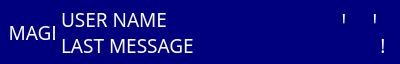
<?xml version="1.0" encoding="UTF-8"?>
<ui version="4.0">
 <class>window</class>
 <widget class="QMainWindow" name="window">
  <property name="enabled">
   <bool>true</bool>
  </property>
  <property name="geometry">
   <rect>
    <x>0</x>
    <y>0</y>
    <width>400</width>
    <height>62</height>
   </rect>
  </property>
  <property name="windowTitle">
   <string>window</string>
  </property>
  <widget class="QWidget" name="centralwidget">
   <property name="font">
    <font>
     <family>Cascadia Mono</family>
     <pointsize>14</pointsize>
     <italic>false</italic>
     <bold>false</bold>
    </font>
   </property>
   <property name="cursor">
    <cursorShape>PointingHandCursor</cursorShape>
   </property>
   <property name="styleSheet">
    <string notr="true">QWidget
{
	color: rgb(255, 255, 255);
	background-color: rgb(0, 0, 127);
}

QWidget:focus
{
	background-color: rgb(0, 0, 169);
}

QWidget:hover
{
	background-color: rgb(85, 0, 255);
}</string>
   </property>
   <layout class="QVBoxLayout" name="verticalLayout_2">
    <item>
     <layout class="QHBoxLayout" name="horizontalLayout_3">
      <item>
       <widget class="QLabel" name="Avatar">
        <property name="sizePolicy">
         <sizepolicy hsizetype="Fixed" vsizetype="Fixed">
          <horstretch>0</horstretch>
          <verstretch>0</verstretch>
         </sizepolicy>
        </property>
        <property name="minimumSize">
         <size>
          <width>46</width>
          <height>46</height>
         </size>
        </property>
        <property name="maximumSize">
         <size>
          <width>46</width>
          <height>46</height>
         </size>
        </property>
        <property name="styleSheet">
         <string notr="true">QLabel
{
	background-color: rgba(255, 255, 255, 0);
}
</string>
        </property>
        <property name="text">
         <string>IMAGE</string>
        </property>
        <property name="alignment">
         <set>Qt::AlignmentFlag::AlignCenter</set>
        </property>
       </widget>
      </item>
      <item>
       <layout class="QVBoxLayout" name="verticalLayout">
        <item>
         <layout class="QHBoxLayout" name="horizontalLayout_2">
          <item>
           <widget class="QLabel" name="UserName">
            <property name="sizePolicy">
             <sizepolicy hsizetype="Preferred" vsizetype="Fixed">
              <horstretch>0</horstretch>
              <verstretch>0</verstretch>
             </sizepolicy>
            </property>
            <property name="minimumSize">
             <size>
              <width>0</width>
              <height>16</height>
             </size>
            </property>
            <property name="maximumSize">
             <size>
              <width>16777215</width>
              <height>16</height>
             </size>
            </property>
            <property name="styleSheet">
             <string notr="true">QLabel
{
	background-color: rgba(255, 255, 255, 0);
}
</string>
            </property>
            <property name="text">
             <string>USER NAME</string>
            </property>
            <property name="alignment">
             <set>Qt::AlignmentFlag::AlignLeading|Qt::AlignmentFlag::AlignLeft|Qt::AlignmentFlag::AlignVCenter</set>
            </property>
           </widget>
          </item>
          <item>
           <spacer name="horizontalSpacer_2">
            <property name="orientation">
             <enum>Qt::Orientation::Horizontal</enum>
            </property>
            <property name="sizeHint" stdset="0">
             <size>
              <width>40</width>
              <height>20</height>
             </size>
            </property>
           </spacer>
          </item>
          <item>
           <widget class="QLabel" name="ReadStatys">
            <property name="sizePolicy">
             <sizepolicy hsizetype="Fixed" vsizetype="Fixed">
              <horstretch>0</horstretch>
              <verstretch>0</verstretch>
             </sizepolicy>
            </property>
            <property name="minimumSize">
             <size>
              <width>18</width>
              <height>10</height>
             </size>
            </property>
            <property name="maximumSize">
             <size>
              <width>18</width>
              <height>10</height>
             </size>
            </property>
            <property name="styleSheet">
             <string notr="true">QLabel
{
	background-color: rgba(255, 255, 255, 0);
}
</string>
            </property>
            <property name="text">
             <string>!</string>
            </property>
            <property name="alignment">
             <set>Qt::AlignmentFlag::AlignCenter</set>
            </property>
           </widget>
          </item>
          <item>
           <widget class="QLabel" name="DialogTime">
            <property name="sizePolicy">
             <sizepolicy hsizetype="Fixed" vsizetype="Fixed">
              <horstretch>0</horstretch>
              <verstretch>0</verstretch>
             </sizepolicy>
            </property>
            <property name="minimumSize">
             <size>
              <width>32</width>
              <height>10</height>
             </size>
            </property>
            <property name="maximumSize">
             <size>
              <width>32</width>
              <height>10</height>
             </size>
            </property>
            <property name="styleSheet">
             <string notr="true">QLabel
{
	background-color: rgba(255, 255, 255, 0);
}
</string>
            </property>
            <property name="text">
             <string>!</string>
            </property>
            <property name="alignment">
             <set>Qt::AlignmentFlag::AlignCenter</set>
            </property>
           </widget>
          </item>
         </layout>
        </item>
        <item>
         <layout class="QHBoxLayout" name="horizontalLayout">
          <item>
           <widget class="QLabel" name="LastMessage">
            <property name="sizePolicy">
             <sizepolicy hsizetype="Minimum" vsizetype="Minimum">
              <horstretch>0</horstretch>
              <verstretch>0</verstretch>
             </sizepolicy>
            </property>
            <property name="minimumSize">
             <size>
              <width>0</width>
              <height>16</height>
             </size>
            </property>
            <property name="maximumSize">
             <size>
              <width>16777215</width>
              <height>16</height>
             </size>
            </property>
            <property name="styleSheet">
             <string notr="true">QLabel
{
	background-color: rgba(255, 255, 255, 0);
}
</string>
            </property>
            <property name="text">
             <string>LAST MESSAGE</string>
            </property>
            <property name="alignment">
             <set>Qt::AlignmentFlag::AlignLeading|Qt::AlignmentFlag::AlignLeft|Qt::AlignmentFlag::AlignVCenter</set>
            </property>
           </widget>
          </item>
          <item>
           <spacer name="horizontalSpacer">
            <property name="orientation">
             <enum>Qt::Orientation::Horizontal</enum>
            </property>
            <property name="sizeHint" stdset="0">
             <size>
              <width>40</width>
              <height>20</height>
             </size>
            </property>
           </spacer>
          </item>
          <item>
           <widget class="QLabel" name="DialogStatus">
            <property name="sizePolicy">
             <sizepolicy hsizetype="Minimum" vsizetype="Minimum">
              <horstretch>0</horstretch>
              <verstretch>0</verstretch>
             </sizepolicy>
            </property>
            <property name="minimumSize">
             <size>
              <width>16</width>
              <height>16</height>
             </size>
            </property>
            <property name="maximumSize">
             <size>
              <width>16</width>
              <height>16</height>
             </size>
            </property>
            <property name="styleSheet">
             <string notr="true">QLabel
{
	background-color: rgba(255, 255, 255, 0);
}
</string>
            </property>
            <property name="text">
             <string>!</string>
            </property>
            <property name="alignment">
             <set>Qt::AlignmentFlag::AlignCenter</set>
            </property>
           </widget>
          </item>
         </layout>
        </item>
       </layout>
      </item>
     </layout>
    </item>
   </layout>
  </widget>
 </widget>
 <resources/>
 <connections/>
</ui>
